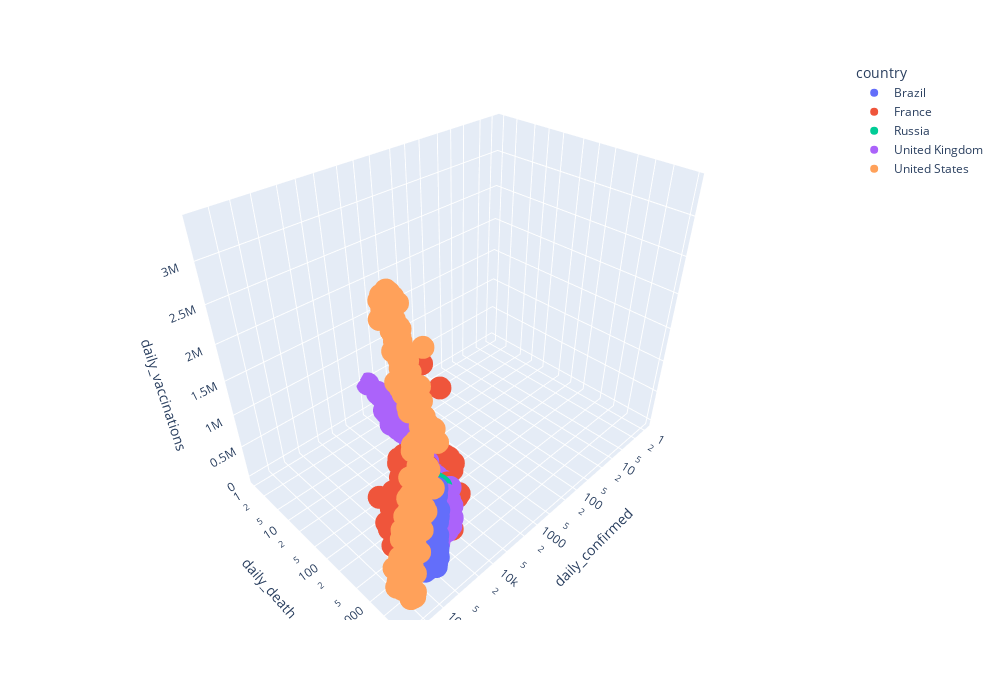

Notebook code cell kept with this figure:
### Code cell
import plotly
import plotly.express as px
countries=['United States', 'Russia', 'United Kingdom', 'Brazil', 'France']
scatter_data = covid_df[covid_df['country'].isin(countries)]

#строим график
fig1 = px.scatter_3d(
    data_frame=scatter_data, #DataFrame
    x = 'daily_confirmed', #ось абсцисс
    y = 'daily_death', #ось ординат
    z = 'daily_vaccinations', #ось аппликат
    color='country', #расцветка в зависимости от страны
    log_x=True, 
    log_y=True,
    width=1000,
    height=700
)

#отображаем график
fig1.show()
#hfig1.write_html("plotly/scatter_3d.html")

### Figure 1 — Plotly figure (JSON) as saved in the notebook; plotly's stock layout.template omitted (floating-point values rounded to 4 significant figures; data arrays with more than 128 entries replaced by an {"elided": "..."} marker saying what was removed)
{"data": [{"hovertemplate": "country=Brazil<br>daily_confirmed=%{x}<br>daily_death=%{y}<br>daily_vaccinations=%{z}<extra></extra>", "legendgroup": "Brazil", "marker": {"color": "#636efa", "symbol": "circle"}, "mode": "markers", "name": "Brazil", "scene": "scene", "showlegend": true, "type": "scatter3d", "x": {"elided": "460 int values"}, "y": {"elided": "460 int values"}, "z": {"elided": "460 int values"}}, {"hovertemplate": "country=France<br>daily_confirmed=%{x}<br>daily_death=%{y}<br>daily_vaccinations=%{z}<extra></extra>", "legendgroup": "France", "marker": {"color": "#EF553B", "symbol": "circle"}, "mode": "markers", "name": "France", "scene": "scene", "showlegend": true, "type": "scatter3d", "x": {"elided": "492 int values"}, "y": {"elided": "492 int values"}, "z": {"elided": "492 int values"}}, {"hovertemplate": "country=Russia<br>daily_confirmed=%{x}<br>daily_death=%{y}<br>daily_vaccinations=%{z}<extra></extra>", "legendgroup": "Russia", "marker": {"color": "#00cc96", "symbol": "circle"}, "mode": "markers", "name": "Russia", "scene": "scene", "showlegend": true, "type": "scatter3d", "x": {"elided": "485 int values"}, "y": {"elided": "485 int values"}, "z": {"elided": "485 int values"}}, {"hovertemplate": "country=United Kingdom<br>daily_confirmed=%{x}<br>daily_death=%{y}<br>daily_vaccinations=%{z}<extra></extra>", "legendgroup": "United Kingdom", "marker": {"color": "#ab63fa", "symbol": "circle"}, "mode": "markers", "name": "United Kingdom", "scene": "scene", "showlegend": true, "type": "scatter3d", "x": {"elided": "485 int values"}, "y": {"elided": "485 int values"}, "z": {"elided": "485 int values"}}, {"hovertemplate": "country=United States<br>daily_confirmed=%{x}<br>daily_death=%{y}<br>daily_vaccinations=%{z}<extra></extra>", "legendgroup": "United States", "marker": {"color": "#FFA15A", "symbol": "circle"}, "mode": "markers", "name": "United States", "scene": "scene", "showlegend": true, "type": "scatter3d", "x": {"elided": "494 int values"}, "y": {"elided": "494 int values"}, "z": {"elided": "494 int values"}}], "layout": {"height": 700, "legend": {"title": {"text": "country"}, "tracegroupgap": 0}, "margin": {"t": 60}, "scene": {"domain": {"x": [0, 1], "y": [0, 1]}, "xaxis": {"title": {"text": "daily_confirmed"}, "type": "log"}, "yaxis": {"title": {"text": "daily_death"}, "type": "log"}, "zaxis": {"title": {"text": "daily_vaccinations"}}}, "width": 1000}}
